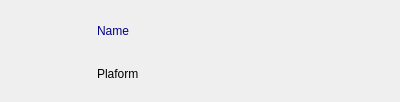
<?xml version="1.0" encoding="UTF-8"?>
<ui version="4.0">
 <class>Form</class>
 <widget class="QWidget" name="Form">
  <property name="geometry">
   <rect>
    <x>0</x>
    <y>0</y>
    <width>400</width>
    <height>98</height>
   </rect>
  </property>
  <property name="maximumSize">
   <size>
    <width>16777215</width>
    <height>98</height>
   </size>
  </property>
  <property name="windowTitle">
   <string>Form</string>
  </property>
  <layout class="QHBoxLayout" name="horizontalLayout">
   <item>
    <widget class="QLabel" name="logoLabel">
     <property name="enabled">
      <bool>true</bool>
     </property>
     <property name="sizePolicy">
      <sizepolicy hsizetype="Fixed" vsizetype="Fixed">
       <horstretch>0</horstretch>
       <verstretch>0</verstretch>
      </sizepolicy>
     </property>
     <property name="minimumSize">
      <size>
       <width>80</width>
       <height>80</height>
      </size>
     </property>
     <property name="maximumSize">
      <size>
       <width>80</width>
       <height>80</height>
      </size>
     </property>
     <property name="text">
      <string/>
     </property>
     <property name="pixmap">
      <pixmap resource="../../../icons.qrc">:/icon/resources/logos/linkedin.png</pixmap>
     </property>
    </widget>
   </item>
   <item>
    <layout class="QVBoxLayout" name="verticalLayout">
     <item>
      <widget class="QLabel" name="nameLabel">
       <property name="minimumSize">
        <size>
         <width>0</width>
         <height>40</height>
        </size>
       </property>
       <property name="styleSheet">
        <string notr="true">font: 87 10pt &quot;Segoe UI Black&quot;;
color: rgb(1, 1, 134);</string>
       </property>
       <property name="text">
        <string>Name</string>
       </property>
      </widget>
     </item>
     <item>
      <widget class="QLabel" name="platformLabel">
       <property name="styleSheet">
        <string notr="true">font: 25 italic 8pt &quot;Segoe UI Light&quot;;</string>
       </property>
       <property name="text">
        <string>Plaform</string>
       </property>
      </widget>
     </item>
    </layout>
   </item>
  </layout>
 </widget>
 <resources>
  <include location="../../../icons.qrc"/>
 </resources>
 <connections/>
</ui>
